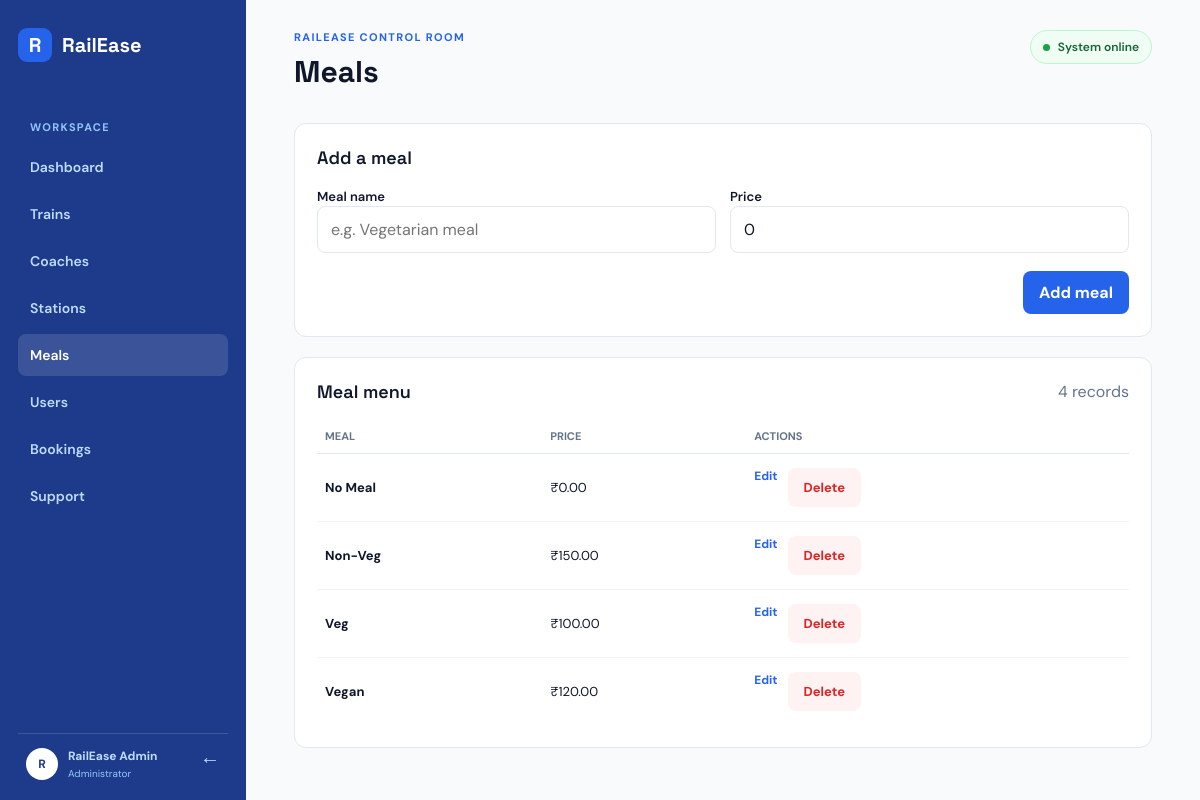
Page /admin/meals.php (signed in) on the committed database.
### tables this page shows
CREATE TABLE IF NOT EXISTS meals (
    meal_id INT UNSIGNED AUTO_INCREMENT PRIMARY KEY,
    meal_name VARCHAR(80) NOT NULL,
    price DECIMAL(10, 2) NOT NULL DEFAULT 0
);

### includes/admin_auth.php (called while the page is built, shortened)
<?php
function admin_user_name(): string
{
    return $_SESSION['full_name'] ?? $_SESSION['username'] ?? 'Administrator';
}
function admin_query(mysqli $conn, string $query): ?mysqli_result
{
    $result = $conn->query($query);
    return $result ?: null;
}

### admin/meals.php (the view, shortened to what this page needs)
<?php
require_once __DIR__ . '/../config/db.php';
require_once __DIR__ . '/../includes/admin_layout.php';
$editing = null;
$meals = admin_query($conn, 'SELECT meal_id, meal_name, price FROM meals ORDER BY meal_name');
admin_header('Meals', 'meals');
?>
<section class="panel" style="margin-bottom: 20px">
    <div class="panel-heading"><h2><?= $editing ? 'Edit meal' : 'Add a meal' ?></h2><?php if ($editing): ?><a class="text-link" href="meals.php">Cancel edit</a><?php endif; ?></div>
    <form method="post">
        <div class="form-grid">
            <div><label for="meal_name">Meal name</label><input id="meal_name" name="meal_name" value="<?= htmlspecialchars($editing['meal_name'] ?? '') ?>" placeholder="e.g. Vegetarian meal" required></div>
            <div><label for="price">Price</label><input id="price" name="price" type="number" min="0" step="0.01" value="<?= htmlspecialchars($editing['price'] ?? '0') ?>" placeholder="0.00" required></div>
        </div>
        <div class="form-actions"><button class="button button-primary" type="submit"><?= $editing ? 'Save changes' : 'Add meal' ?></button></div>
    </form>
</section>
<section class="panel"><div class="panel-heading"><h2>Meal menu</h2><span class="muted"><?= $meals ? $meals->num_rows : 0 ?> records</span></div>
<?php if ($meals && $meals->num_rows > 0): ?><div class="table-wrap"><table class="data-table"><thead><tr><th>Meal</th><th>Price</th><th>Actions</th></tr></thead><tbody>
<?php while ($meal = $meals->fetch_assoc()): ?><tr><td><strong><?= htmlspecialchars($meal['meal_name']) ?></strong></td><td>₹<?= number_format((float) $meal['price'], 2) ?></td><td><div class="action-links"><a href="?edit=<?= (int) $meal['meal_id'] ?>">Edit</a><form method="post" onsubmit="return confirm('Delete this meal?');"><input type="hidden" name="action" value="delete"><input type="hidden" name="meal_id" value="<?= (int) $meal['meal_id'] ?>"><button class="button button-danger" type="submit">Delete</button></form></div></td></tr><?php endwhile; ?>
</tbody></table></div><?php else: ?><div class="empty-state">No meals have been added yet.</div><?php endif; ?></section>
<?php admin_footer(); ?>

### includes/admin_layout.php (shortened to what this page needs)
<?php
require_once __DIR__ . '/admin_auth.php';
function admin_header(string $title, string $active = 'dashboard'): void
{
    $items = [
        'dashboard' => ['Dashboard', 'dashboard.php'],
        'trains' => ['Trains', 'trains.php'],
        'coaches' => ['Coaches', 'coaches.php'],
        'stations' => ['Stations', 'stations.php'],
        'meals' => ['Meals', 'meals.php'],
        'users' => ['Users', 'users.php'],
        'bookings' => ['Bookings', 'booking.php'],
        'support' => ['Support', 'support.php'],
    ];
    ?>
    <!doctype html>
    <html lang="en">
    <head>
        <link rel="stylesheet" href="../assets/css/style.css">
    </head>
    <body class="admin-body">
        <div class="admin-layout">
            <aside class="admin-sidebar">
                <a class="brand brand-light" href="dashboard.php"><span class="brand-mark">R</span> RailEase</a>
                <p class="sidebar-label">Workspace</p>
                <nav class="admin-nav" aria-label="Admin navigation">
                    <?php foreach ($items as $key => [$label, $url]): ?>
                        <a class="<?= $active === $key ? 'active' : '' ?>" href="<?= $url ?>"><?= htmlspecialchars($label) ?></a>
                    <?php endforeach; ?>
                </nav>
                <div class="sidebar-footer">
                    <span class="admin-avatar"><?= strtoupper(substr(admin_user_name(), 0, 1)) ?></span>
                    <div><strong><?= htmlspecialchars(admin_user_name()) ?></strong><small>Administrator</small></div>
                    <a class="logout-link" href="../auth/logout.php" title="Log out">&#8594;</a>
                </div>
            </aside>
            <main class="admin-main">
                <header class="admin-topbar">
                    <div><p class="eyebrow">RailEase control room</p><h1><?= htmlspecialchars($title) ?></h1></div>
                    <span class="status-pill"><span></span> System online</span>
                </header>
    <?php
}
function admin_footer(): void
{
    ?>
            </main>
        </div>
    </body>
    </html>
    <?php
}

### assets/css/style.css (style rules this page uses)
:root { --primary: #2563eb; --primary-dark: #1d4ed8; --navy: #1e3a8a; --light-blue: #dbeafe; --background: #f8fafc; --card: #ffffff; --text: #0f172a; --text-secondary: #64748b; --border: #e2e8f0; --success: #16a34a; --danger: #dc2626; font-family: "DM Sans", sans-serif; }
* { box-sizing: border-box; }
body { margin: 0; color: var(--text); background: var(--background); }
a { color: inherit; text-decoration: none; }
button, input, select, textarea { font: inherit; }
.brand { display: flex; align-items: center; gap: 10px; font: 700 20px "Space Grotesk", sans-serif; }
.brand-mark { display: grid; place-items: center; width: 34px; height: 34px; color: white; background: var(--primary); border-radius: 9px; }
.brand-light { color: white; }
.eyebrow, .sidebar-label { margin: 0 0 8px; color: var(--primary); font-size: 11px; font-weight: 700; letter-spacing: 0.12em; text-transform: uppercase; }
.muted { color: var(--text-secondary); }
label { color: var(--text); font-size: 13px; font-weight: 600; }
input, select, textarea { width: 100%; padding: 12px 13px; color: var(--text); background: white; border: 1px solid var(--border); border-radius: 8px; outline: none; }
.button { display: inline-flex; align-items: center; justify-content: center; gap: 8px; padding: 11px 16px; border: 0; border-radius: 8px; cursor: pointer; font-weight: 700; }
.button-primary { color: white; background: var(--primary); }
.button-danger { color: var(--danger); background: #fef2f2; }
.admin-body { background: var(--background); }
.admin-layout { display: flex; min-height: 100vh; }
.admin-sidebar { display: flex; flex: 0 0 246px; flex-direction: column; padding: 28px 18px 20px; color: #bfdbfe; background: var(--navy); }
.sidebar-label { margin: 58px 12px 12px; color: #93c5fd; }
.admin-nav { display: grid; gap: 5px; }
.admin-nav a { padding: 12px; border-radius: 8px; color: #bfdbfe; font-size: 14px; font-weight: 600; }
.admin-nav a:hover, .admin-nav a.active { color: white; background: rgba(255, 255, 255, 0.13); }
.sidebar-footer { display: flex; align-items: center; gap: 10px; margin-top: auto; padding: 14px 8px 0; border-top: 1px solid rgba(255, 255, 255, 0.15); font-size: 12px; }
.sidebar-footer strong, .sidebar-footer small { display: block; }
.sidebar-footer small { margin-top: 3px; color: #93c5fd; }
.admin-avatar { display: grid; flex: 0 0 32px; place-items: center; width: 32px; height: 32px; color: var(--navy); background: white; border-radius: 50%; font-weight: 700; }
.logout-link { margin-left: auto; color: #bfdbfe; font-size: 20px; transform: rotate(180deg); }
.admin-main { flex: 1; min-width: 0; padding: 30px clamp(20px, 4vw, 56px); }
.admin-topbar { display: flex; align-items: flex-start; justify-content: space-between; gap: 20px; margin-bottom: 32px; }
.admin-topbar h1 { margin: 0; font: 700 30px "Space Grotesk", sans-serif; }
.status-pill { display: inline-flex; align-items: center; gap: 8px; padding: 8px 12px; color: #166534; background: #f0fdf4; border: 1px solid #bbf7d0; border-radius: 999px; font-size: 12px; font-weight: 600; }
.status-pill span { width: 7px; height: 7px; background: var(--success); border-radius: 50%; }
.stat-card, .panel { background: var(--card); border: 1px solid var(--border); border-radius: 12px; }
.panel { padding: 22px; }
.panel-heading { display: flex; align-items: center; justify-content: space-between; gap: 12px; margin-bottom: 16px; }
.panel h2 { margin: 0; font: 600 18px "Space Grotesk", sans-serif; }
.data-table { width: 100%; border-collapse: collapse; font-size: 13px; }
.data-table th { padding: 10px 8px; color: var(--text-secondary); border-bottom: 1px solid var(--border); font-size: 11px; text-align: left; text-transform: uppercase; }
.data-table td { padding: 14px 8px; border-bottom: 1px solid #f1f5f9; }
.data-table tr:last-child td { border-bottom: 0; }
.form-grid { display: grid; grid-template-columns: repeat(2, 1fr); gap: 14px; }
.form-actions { display: flex; justify-content: flex-end; gap: 10px; margin-top: 18px; }
.table-wrap { overflow-x: auto; }
.action-links { display: flex; gap: 10px; white-space: nowrap; }
.action-links a { color: var(--primary); font-size: 12px; font-weight: 700; }

### rows in the picture
meals: meal_name "No Meal", price "0.00"
meals: meal_name "Non-Veg", price "150.00"
meals: meal_name "Veg", price "100.00"
meals: meal_name "Vegan", price "120.00"

### other values in the picture
$label "Dashboard"
$label "Trains"
$label "Coaches"
$label "Stations"
$label "Meals"
$label "Users"
$label "Bookings"
$label "Support"
substr(admin_user_name(), 0, 1) "R"
admin_user_name() "RailEase Admin"
$title "Meals"
$meals->num_rows "4"
